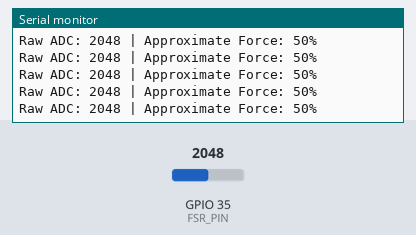
Recording of a sketch running on a simulated ESP32. On the bench: the last lines printed to the serial monitor. The inputs (shaded band) are chosen by the test bench; at power-on: GPIO 35 (FSR_PIN) = 2048 (analog values on the 0–4095 scale).

Above: at 1.2 s.
1.3 s: GPIO 35 (FSR_PIN) set to 2866
At 1.56 s:
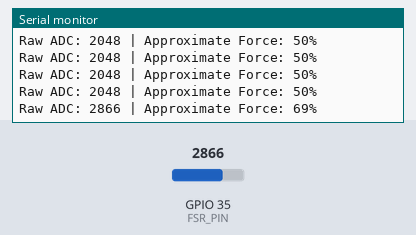
2.8 s: GPIO 35 (FSR_PIN) set to 3603
At 2.96 s:
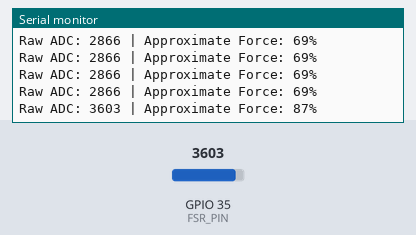
Timing chart, 0 to 5.8 s (numbered marks = the images above; inputs shaded):
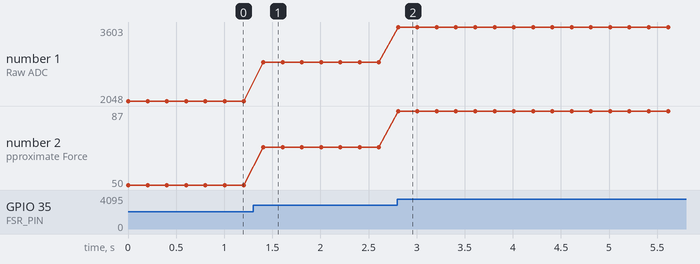

The sketch:

fsr_test.ino
```cpp
/*
  FSR402 Single Sensor Test

  Reads the analog voltage from an FSR (Force Sensitive Resistor)
  and converts it to an approximate force/weight value.

  Set your Serial Monitor to 115200 baud.
*/

// Connect the FSR voltage divider output to this pin
#define FSR_PIN 35

void setup() {
  Serial.begin(115200);

  // Set ADC resolution to 12 bits (0-4095) for ESP32
  analogReadResolution(12);

  Serial.println("FSR Test Started...");
  Serial.println("Press on the FSR to see values change.");
}

void loop() {
  int rawADC = analogRead(FSR_PIN);

  // Map the raw ADC value (0-4095) to a rough percentage (0-100%)
  // Note: FSRs are non-linear, so this is just for basic testing/visualization
  int forcePercentage = map(rawADC, 0, 4095, 0, 100);

  Serial.print("Raw ADC: ");
  Serial.print(rawADC);
  Serial.print(" | Approximate Force: ");
  Serial.print(forcePercentage);
  Serial.println("%");

  delay(200); // Read 5 times a second
}
```

Measured:
- after the input at 1.3 s, the serial monitor: prints a new line after 0.11 s (image 1)
- after the input at 2.8 s, the serial monitor: prints a new line at once (image 2)
- plotted number 1: 2048 → 2866 after the input at 1.3 s, 2866 → 3603 after the input at 2.8 s
- plotted number 2: 50 → 69 after the input at 1.3 s, 69 → 87 after the input at 2.8 s
